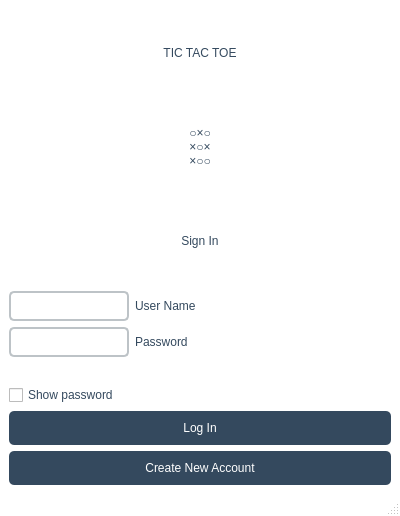
<?xml version="1.0" encoding="UTF-8"?>
<ui version="4.0">
 <class>MainPage</class>
 <widget class="QMainWindow" name="MainPage">
  <property name="geometry">
   <rect>
    <x>0</x>
    <y>0</y>
    <width>400</width>
    <height>516</height>
   </rect>
  </property>
  <property name="windowTitle">
   <string>Tic Tac Toe</string>
  </property>
  <property name="styleSheet">
   <string>
      QMainWindow { background-color: #ffffff; }
      QLabel { font: 20pt &quot;Arial&quot;; color: #34495e; }
      QLineEdit { border: 2px solid #bdc3c7; border-radius: 5px; padding: 5px; font: 12pt &quot;Arial&quot;; color: #34495e; }
      QLineEdit:focus { border-color: #3498db; }
      QCheckBox { font: 12pt &quot;Arial&quot;; color: #34495e; }
      QPushButton { background-color: #34495e; color: #ffffff; border-radius: 5px; padding: 10px; font: 12pt &quot;Arial&quot;; }
      QPushButton:hover { background-color: #2c3e50; }
      QPushButton:pressed { background-color: #1f2a38; }
     </string>
  </property>
  <widget class="QWidget" name="centralwidget">
   <layout class="QVBoxLayout" name="verticalLayout">
    <item>
     <widget class="QLabel" name="label_title">
      <property name="text">
       <string>TIC TAC TOE</string>
      </property>
      <property name="alignment">
       <set>Qt::AlignmentFlag::AlignCenter</set>
      </property>
     </widget>
    </item>
    <item>
     <widget class="QLabel" name="label_game">
      <property name="styleSheet">
       <string>font: 24pt &quot;Arial&quot;; color: #34495e;</string>
      </property>
      <property name="text">
       <string>○×○
×○×
×○○</string>
      </property>
      <property name="alignment">
       <set>Qt::AlignmentFlag::AlignCenter</set>
      </property>
     </widget>
    </item>
    <item>
     <widget class="QLabel" name="label_signin">
      <property name="text">
       <string>Sign In</string>
      </property>
      <property name="alignment">
       <set>Qt::AlignmentFlag::AlignCenter</set>
      </property>
     </widget>
    </item>
    <item>
     <layout class="QFormLayout" name="formLayout">
      <item row="0" column="0">
       <widget class="QLineEdit" name="lineEdit_username">
        <property name="text">
         <string/>
        </property>
       </widget>
      </item>
      <item row="1" column="0">
       <widget class="QLineEdit" name="lineEdit_password">
        <property name="text">
         <string/>
        </property>
        <property name="echoMode">
         <enum>QLineEdit::EchoMode::Password</enum>
        </property>
       </widget>
      </item>
      <item row="0" column="1">
       <widget class="QLabel" name="label">
        <property name="text">
         <string>User Name</string>
        </property>
       </widget>
      </item>
      <item row="1" column="1">
       <widget class="QLabel" name="label_2">
        <property name="text">
         <string>Password</string>
        </property>
       </widget>
      </item>
     </layout>
    </item>
    <item>
     <widget class="QCheckBox" name="checkBox_showpassword">
      <property name="text">
       <string>Show password</string>
      </property>
     </widget>
    </item>
    <item>
     <widget class="QPushButton" name="pushButton_login">
      <property name="text">
       <string>Log In</string>
      </property>
     </widget>
    </item>
    <item>
     <widget class="QPushButton" name="pushButton_signup">
      <property name="text">
       <string>Create New Account</string>
      </property>
     </widget>
    </item>
   </layout>
  </widget>
  <widget class="QMenuBar" name="menubar">
   <property name="geometry">
    <rect>
     <x>0</x>
     <y>0</y>
     <width>400</width>
     <height>26</height>
    </rect>
   </property>
  </widget>
  <widget class="QStatusBar" name="statusbar"/>
 </widget>
 <resources/>
 <connections/>
</ui>
